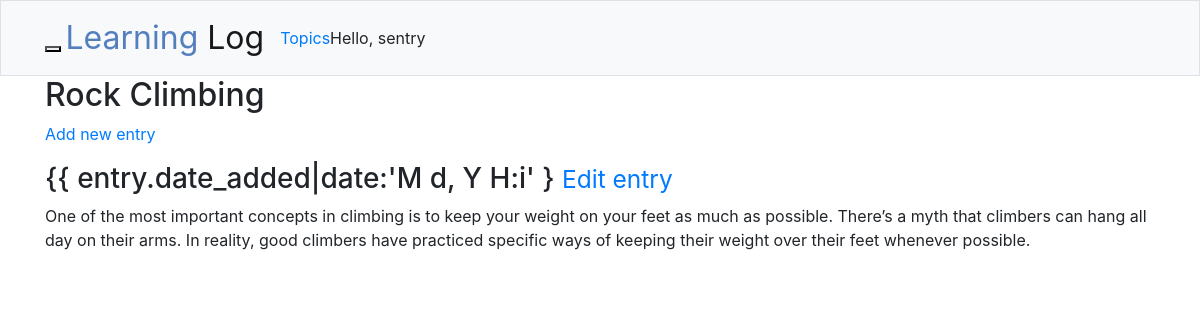
The page /topics/2/ (signed in) on the database its author committed.
### learning_logs/models.py (models this page shows, shortened)
class Topic(models.Model):
	text = models.CharField(max_length=200)
	date_added = models.DateTimeField(auto_now_add=True)
	owner = models.ForeignKey(User, on_delete=models.CASCADE)
	def __str__(self):
		return self.text

class Entry(models.Model):
	topic = models.ForeignKey(Topic, on_delete=models.CASCADE)
	text = models.TextField()
	date_added = models.DateTimeField(auto_now_add=True)
	class Meta:
		verbose_name_plural = 'entries'

### learning_logs/views.py (the view)
# urls.py: path("topics/<int:topic_id>/", views.topic, name='topic'),
@login_required
def topic(request, topic_id):
	topic = Topic.objects.get(id=topic_id)
	entries = topic.entry_set.order_by('-date_added') # The minus sign sorts in reverse order. The most recent entry first.
	reverse('learning_logs:topic', args=[topic_id])
	context = {'topic': topic, 'entries': entries}
	return render(request, 'learning_logs/topic1.html', context)

### learning_logs/templates/learning_logs/topic1.html
{% extends 'learning_logs/base1.html' %}
{% block header %}
	<h2>{{ topic }}</h2>
{% endblock %}
{% block main %}
<p>
	<a href="{% url 'learning_logs:new_entry' %}">Add new entry</a>
</p>
	{% for entry in entries %}
	<div class="panel panel-default">
		<div class="panel-heading">
			<h3>
				{{ entry.date_added|date:'M d, Y H:i' }
				<small>
					<a href="{% url 'learning_logs:edit_entry' entry.id %}">Edit entry</a>
				</small>
			</h3>
		</div>
		<div class="panel-body">
			{{ entry.text|linebreaks }}
		</div>
	</div>
 	{% empty %}
		There are no entries for this topic yet.
	{% endfor %}
{% endblock %}

### learning_logs/templates/learning_logs/base1.html (shortened to what this page needs)
{% load bootstrap4 %}
{% load staticfiles %}
<!DOCTYPE html>
<head >
	{% bootstrap_css %}
	<link rel="stylesheet" href="{% static 'CSS/styles.css' %}">
</head>
<body>
	<nav class="navbar navbar-expand-md navbar-light bg-light border">
		<div class="container">
			<div class="nav-header">
				<button type="button" class="navbar-toggle collapsed"
					data-toggle="collapse" data-target="#navbar" aria-expanded="false"
					aria-controls="navbar">
				</button>
				<a class="navbar-brand" href="{% url 'learning_logs:index' %}"><span class="blue">Learning</span>
					Log</a>
			</div>
			<div id="navbar" class="navbar-collapse collapse">
				<ul class="nav navbar-nav">
					<li>
						<a href="{% url 'learning_logs:topics' %}">Topics</a>
					</li>
				</ul>
				<ul class="nav navbar-nav navbar-right">
					{% if user.is_authenticated %}
					<li><a>Hello, {{ user.username }}</a></li>
					{% else %}
					<li><a href="{% url 'users:login' %}">Log in</a></li>
					<li><a href="{% url 'users:register' %}">Register</a></li>
					{% endif %}
				</ul>
			</div>
		</div>
	</nav>
	<div class="container">
		<div class="page-header">
			{% block header %}{% endblock %}
		</div>
		<div>
			{% block main %}{% endblock %}
		</div>
	</div>
</body>

### learning_logs/static/CSS/styles.css (style rules this page uses)
nav .navbar-brand { font-size: xx-large; }
nav .navbar-brand .blue { color: #537fbe; }

### rows shown on the page
Topic: text "Rock Climbing"
Entry: text "One of the most important concepts in climbing is to keep your weight on your feet as much as possible. There’s a myth that climbers can hang all day on their arms. In reality, good climbers have practiced specific ways of keeping their weight over their feet whenever possible."

### other values the page prints
{{ user.username }} "sentry"
